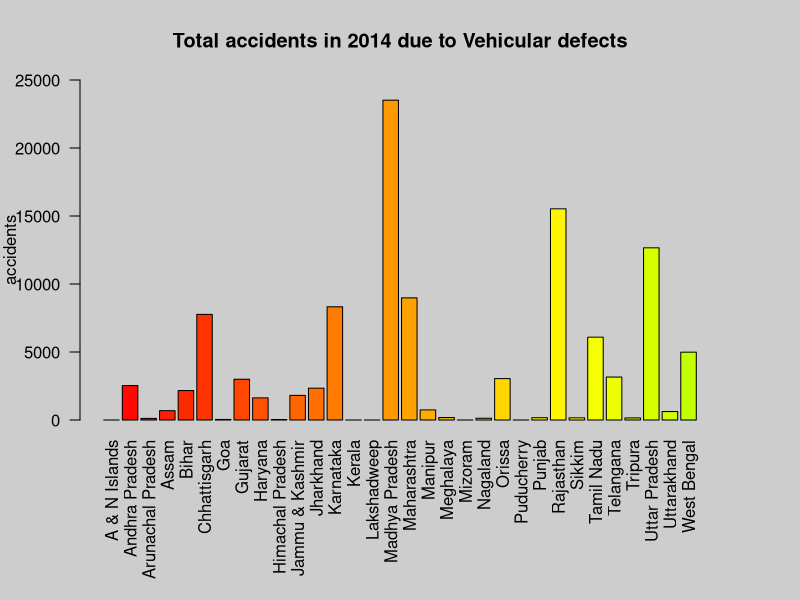
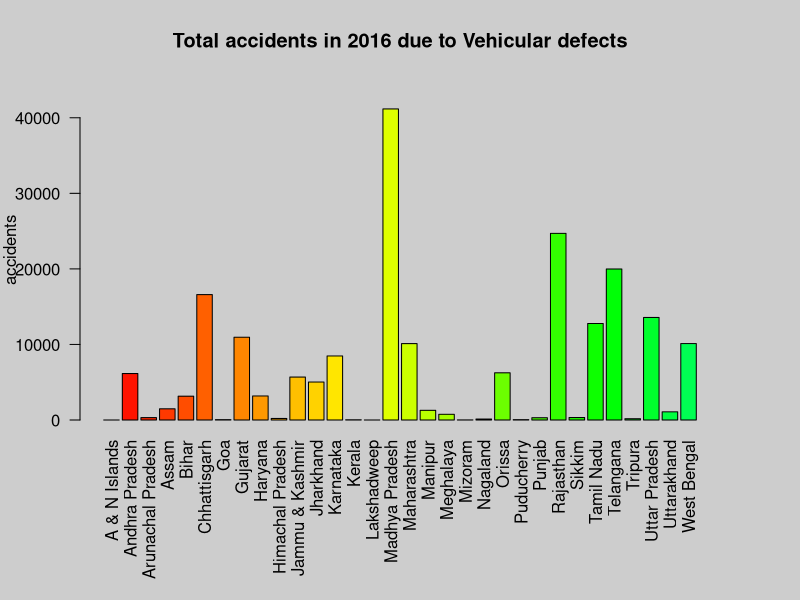
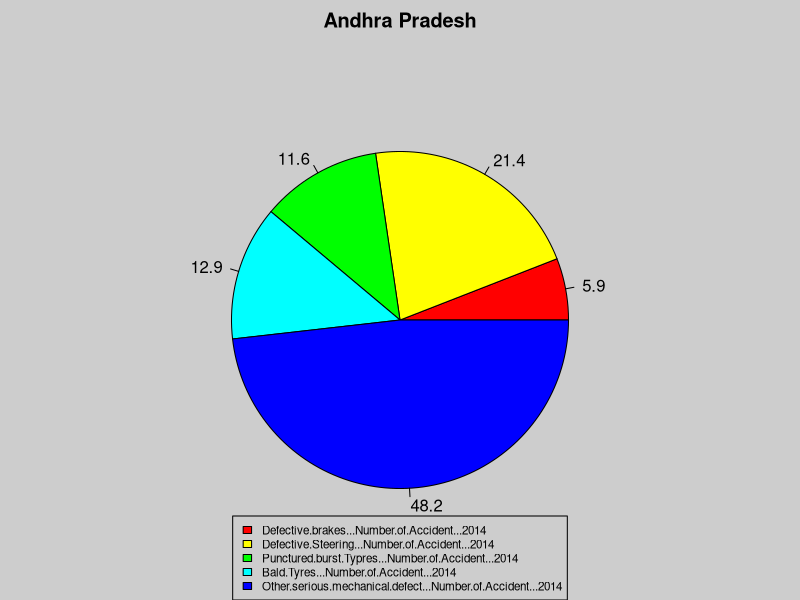
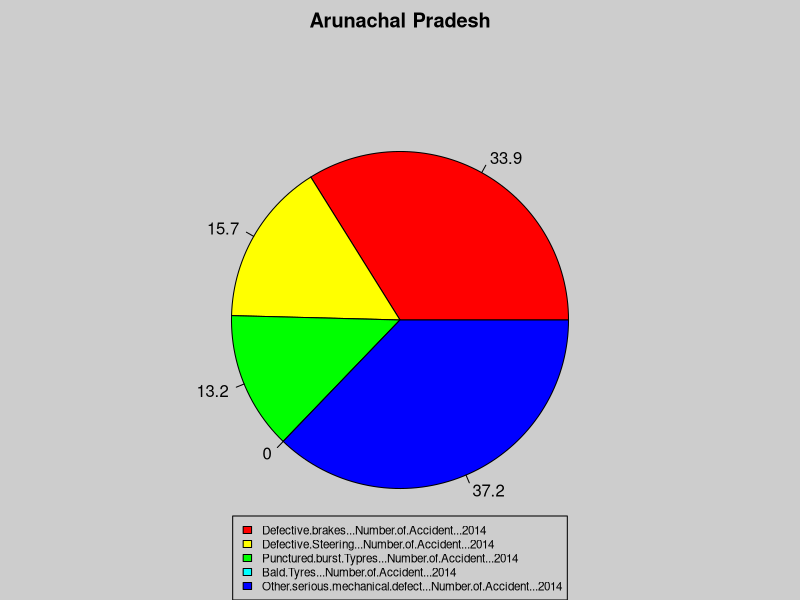
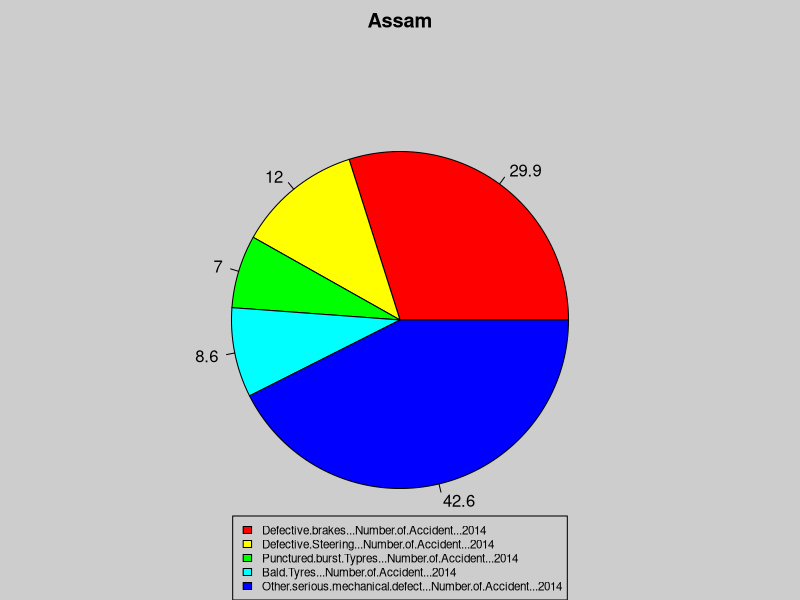
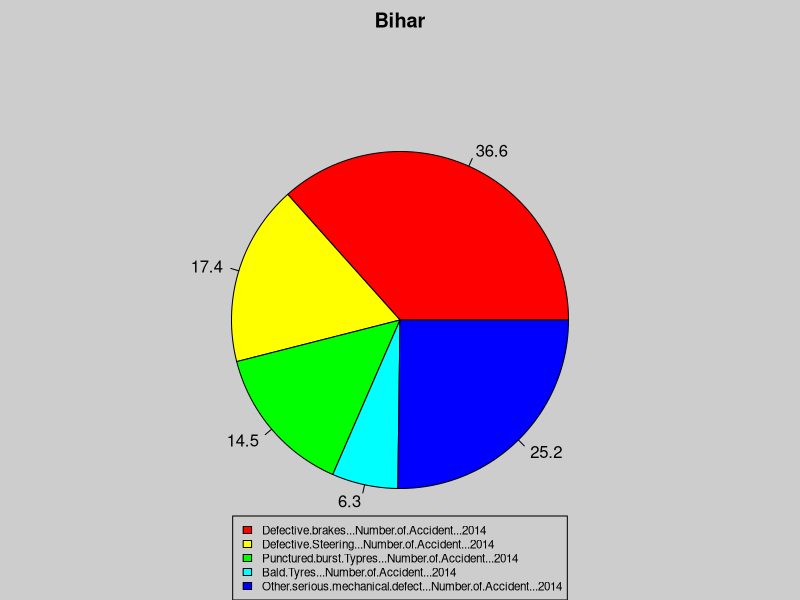
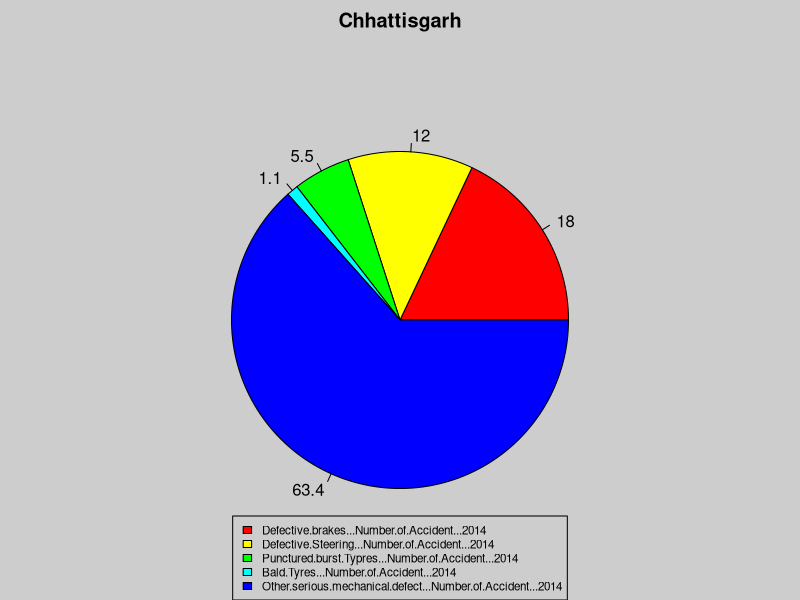
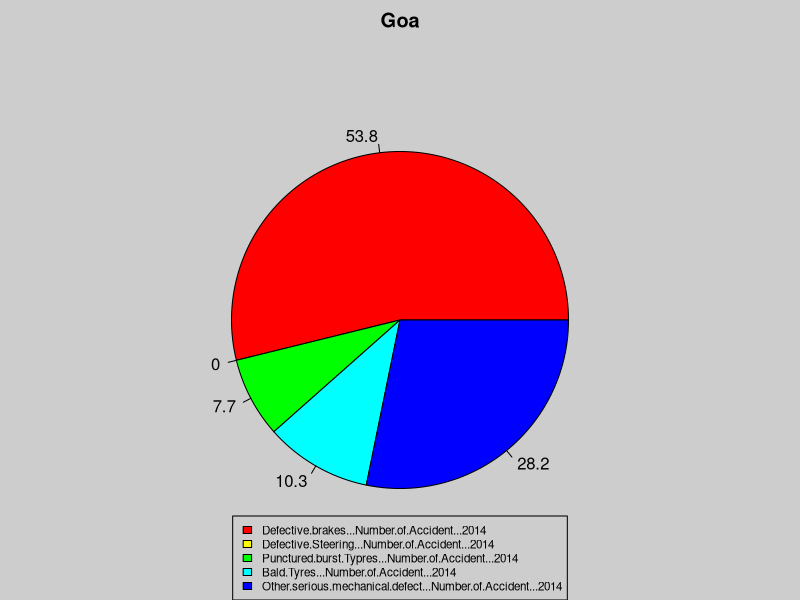

These charts were generated, in order, by the following R code:
library("dplyr")
library(ggplot2)

setwd("C:\\Users\\shaun\\OneDrive\\Desktop\\Academics\\Sem-5\\Foundation of Data Analytics 3505\\J-comp\\Datasets\\")
# Accidents due to vehicular defects
vehicular_defect = read.csv("Vehicular_defects.csv")
vehicular_defect = vehicular_defect[1:36,2:32]
vehicular_defect = vehicular_defect %>% arrange(State..UT)
vehicular_defect = vehicular_defect[-c(9,6,10,8),]
View(vehicular_defect)
sum(is.na(vehicular_defect))
dim(vehicular_defect)

colnames(vehicular_defect)

rownames(vehicular_defect) <- vehicular_defect$State..UT

states = seq(1:32)
vehicular_defect$Total_2014 = 0
vehicular_defect$Total_2016 = 0
total_nums1 = seq(2,16,3)
total_nums2 = seq(17,32,3)

for (i in states)
{
  vehicular_defect$Total_2014[i] = sum(vehicular_defect[i,total_nums1])
  vehicular_defect$Total_2016[i] = sum(vehicular_defect[i,total_nums2])
}

par(mar = c(9,4,4,4), bg="#CDCDCD")
barplot(vehicular_defect$Total_2014, main = "Total accidents in 2014 due to Vehicular defects" ,ylab="accidents",names.arg = vehicular_defect$State..UT,las=2,col = rainbow(150),ylim = c(0,25000))

barplot(vehicular_defect$Total_2016, main = "Total accidents in 2016 due to Vehicular defects" ,ylab="accidents",names.arg = vehicular_defect$State..UT,las=2,col = rainbow(80),ylim = c(0,45000))

labs = colnames(vehicular_defect)[total_nums1]
for (i in seq(3:34))
{
  par(mar = c(0,2,2,2), bg="#CDCDCD")
  v=as.numeric(as.vector(vehicular_defect[i,total_nums1]))
  if(sum(v)!=0)
  {
      piepercent<- round(100*v/sum(v), 1)
      pie(v,radius = 0.65,labels = piepercent, main=vehicular_defect[i,1],col = rainbow(6))
      legend("bottom", labs, cex = 0.7, fill = rainbow(6))
  }
}